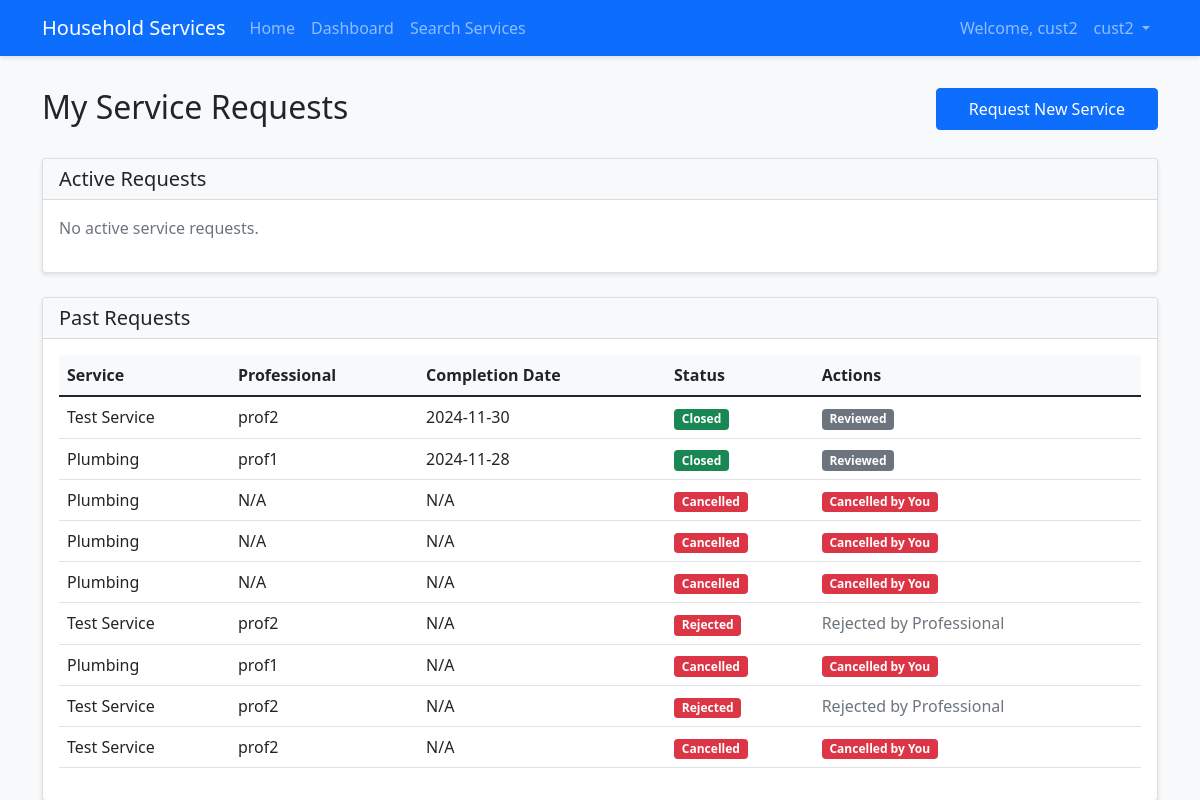
Screenshot of /customer/dashboard (signed in) with the database file from the repository.
### app/models/user.py (models this page shows, shortened)
class User(UserMixin, db.Model):
    __tablename__ = 'users'
    id = db.Column(db.Integer, primary_key=True)
    email = db.Column(db.String(120), unique=True, nullable=False)
    username = db.Column(db.String(80), unique=True, nullable=False)
    password_hash = db.Column(db.String(128))
    role = db.Column(db.String(20), nullable=False)
    date_created = db.Column(db.DateTime, default=datetime.utcnow)
    is_active = db.Column(db.Boolean, default=True)
    is_blocked = db.Column(db.Boolean, default=False)
    block_reason = db.Column(db.Text)
    blocked_at = db.Column(db.DateTime)
    warning_count = db.Column(db.Integer, default=0)
    last_warning_at = db.Column(db.DateTime)
    description = db.Column(db.Text)
    service_type_id = db.Column(db.Integer, db.ForeignKey('services.id'))
    experience = db.Column(db.Integer)
    location = db.Column(db.String(100))
    pin_code = db.Column(db.String(10))
    service_requests_customer = db.relationship('ServiceRequest',
                                              backref='customer',
                                              foreign_keys='ServiceRequest.customer_id')
    service_requests_professional = db.relationship('ServiceRequest',
                                                  backref='professional',
                                                  foreign_keys='ServiceRequest.professional_id')
    reviews_given = db.relationship('Review',
                                  foreign_keys='Review.customer_id',
                                  backref='customer')
    reviews_received = db.relationship('Review',
                                     foreign_keys='Review.professional_id',
                                     backref='professional')

### app/models/service.py (models this page shows)
class ServiceRequest(db.Model):
    __tablename__ = 'service_requests'
    id = db.Column(db.Integer, primary_key=True)
    service_id = db.Column(db.Integer, db.ForeignKey('services.id'), nullable=False)
    customer_id = db.Column(db.Integer, db.ForeignKey('users.id'), nullable=False)
    professional_id = db.Column(db.Integer, db.ForeignKey('users.id'))
    date_of_request = db.Column(db.DateTime, default=datetime.utcnow)
    preferred_date = db.Column(db.DateTime, nullable=False)
    date_of_completion = db.Column(db.DateTime)
    status = db.Column(db.String(20), default='requested')
    remarks = db.Column(db.Text)
    location = db.Column(db.String(100))
    pin_code = db.Column(db.String(10))
    service_started_at = db.Column(db.DateTime)
    service_ended_at = db.Column(db.DateTime)
    professional_location = db.Column(db.String(255))
    location_updates = db.relationship('LocationUpdate', backref='service_request')
    review = db.relationship('Review', backref='service_request', uselist=False)

class Service(db.Model):
    __tablename__ = 'services'
    id = db.Column(db.Integer, primary_key=True)
    name = db.Column(db.String(100), nullable=False)
    base_price = db.Column(db.Float, nullable=False)
    time_required = db.Column(db.Integer)
    description = db.Column(db.Text)
    date_created = db.Column(db.DateTime, default=datetime.utcnow)
    is_active = db.Column(db.Boolean, default=True)
    professionals = db.relationship('User', backref='service_type')
    service_requests = db.relationship('ServiceRequest', backref='service')

### app/views/customer.py (the view)
@bp.route('/dashboard')
@login_required
@customer_required
def dashboard():
    active_requests = ServiceRequest.query.filter_by(
        customer_id=current_user.id
    ).filter(
        ServiceRequest.status.in_(['requested', 'assigned'])
    ).order_by(ServiceRequest.date_of_request.desc()).all()
    past_requests = ServiceRequest.query.filter_by(
        customer_id=current_user.id
    ).filter(
        ServiceRequest.status.in_(['closed', 'cancelled', 'rejected'])
    ).order_by(ServiceRequest.date_of_completion.desc()).all()
    return render_template('customer/dashboard.html',
                         active_requests=active_requests,
                         past_requests=past_requests)

### app/models/user.py (called while the page is built)
@login_manager.user_loader
def load_user(id):
    return User.query.get(int(id))

### app/views/customer.py (called while the page is built)
def customer_required(f):
    @wraps(f)
    def decorated_function(*args, **kwargs):
        if not current_user.is_authenticated or current_user.role != 'customer':
            flash('You need to be a customer to access this page.')
            return redirect(url_for('main.index'))
        return f(*args, **kwargs)
    return decorated_function

### app/templates/customer/dashboard.html (shortened to what this page needs)
{% extends "base.html" %}
{% block content %}
<div class="row mb-4">
    <div class="col-md-8">
        <h2>My Service Requests</h2>
    </div>
    <div class="col-md-4 text-end">
        <a href="{{ url_for('customer.search_services') }}" class="btn btn-primary">Request New Service</a>
    </div>
</div>
<div class="row mb-4">
    <div class="col-md-12">
        <div class="card">
            <div class="card-header">
                <h5 class="mb-0">Active Requests</h5>
            </div>
            <div class="card-body">
                {% if active_requests %}
                <table class="table">
                    <thead>
                        <tr>
                            <th>Service</th>
                            <th>Professional</th>
                            <th>Date Requested</th>
                            <th>Preferred Date</th>
                            <th>Status</th>
                            <th>Actions</th>
                        </tr>
                    </thead>
                    <tbody>
                        {% for request in active_requests %}
                        <tr>
                            <td>{{ request.service.name }}</td>
                            <td>{{ request.professional.username if request.professional else 'Unassigned' }}</td>
                            <td>{{ request.date_of_request.strftime('%Y-%m-%d') if request.date_of_request else 'N/A' }}</td>
                            <td>{{ request.preferred_date.strftime('%Y-%m-%d') if request.preferred_date else 'N/A' }}</td>
                            <td>
                                <span class="badge bg-{{ {
                                    'requested': 'warning',
                                    'assigned': 'primary',
                                    'closed': 'success',
                                    'cancelled': 'danger',
                                    'rejected': 'danger'
                                }[request.status] }}">
                                    {{ request.status.title() }}
                                </span>
                            </td>
                            <td>
                                {% if request.status == 'requested' %}
                                <form method="POST" action="{{ url_for('customer.cancel_service_request', request_id=request.id) }}"
                                      class="d-inline">
                                    <input type="hidden" name="csrf_token" value="{{ csrf_token() }}">
                                    <button type="submit" class="btn btn-sm btn-danger"
                                            onclick="return confirm('Are you sure you want to cancel this request?')">
                                        Cancel
                                    </button>
                                </form>
                                {% elif request.status == 'cancelled' %}
                                <span class="badge bg-danger">Cancelled</span>
                                {% elif request.status == 'rejected' %}
                                <span class="text-muted" data-bs-toggle="tooltip" data-bs-placement="top"
                                    title="Rejection reason: {{ request.rejection_reasons[-1].reason if request.rejection_reasons else 'No reason provided' }}">
                                    <i class="fas fa-info-circle"></i> Rejected by Professional
                                </span>
                                {% elif request.status == 'assigned' %}
                                <div class="d-flex align-items-center gap-2">
                                    <button class="badge bg-primary">In Progress</button>
                                    <form method="POST" action="{{ url_for('customer.cancel_service_request', request_id=request.id) }}"
                                          class="d-inline ms-2">
                                        <input type="hidden" name="csrf_token" value="{{ csrf_token() }}">
                                        <button type="submit" class="btn btn-sm btn-danger"
                                                onclick="return confirm('Are you sure you want to cancel this assigned service? This may incur cancellation charges.')">
                                            Cancel Service
                                        </button>
                                    </form>
                                </div>
                                {% endif %}
                            </td>
                        </tr>
                        {% endfor %}
                    </tbody>
                </table>
                {% else %}
                <p class="text-muted">No active service requests.</p>
                {% endif %}
            </div>
        </div>
    </div>
</div>
<div class="row">
    <div class="col-md-12">
        <div class="card">
            <div class="card-header">
                <h5 class="mb-0">Past Requests</h5>
            </div>
            <div class="card-body">
                {% if past_requests %}
                <table class="table">
                    <thead>
                        <tr>
                            <th>Service</th>
                            <th>Professional</th>
                            <th>Completion Date</th>
                            <th>Status</th>
                            <th>Actions</th>
                        </tr>
                    </thead>
                    <tbody>
                        {% for request in past_requests %}
                        <tr>
                            <td>{{ request.service.name }}</td>
                            <td>{{ request.professional.username if request.professional else 'N/A' }}</td>
                            <td>{{ request.date_of_completion.strftime('%Y-%m-%d') if request.date_of_completion else 'N/A' }}</td>
                            <td>
                                <span class="badge bg-{{ 'success' if request.status == 'closed' else 'danger' }}">
                                    {{ request.status.title() }}
                                </span>
                            </td>
                            <td>
                                {% if request.status == 'closed' and not request.review %}
                                    <a href="{{ url_for('customer.review_service', request_id=request.id) }}"
                                       class="btn btn-sm btn-primary">Write Review</a>
                                {% elif request.review %}
                                    <span class="badge bg-secondary">Reviewed</span>
                                {% elif request.status == 'cancelled' %}
                                    <span class="badge bg-danger">Cancelled by You</span>
                                {% elif request.status == 'rejected' %}
                                    <span class="text-muted" data-bs-toggle="tooltip" data-bs-placement="top"
                                          title="Rejection reason: {{ request.rejection_reasons[-1].reason if request.rejection_reasons else 'No reason provided' }}">
                                         Rejected by Professional
                                    </span>
                                {% endif %}
                            </td>
                        </tr>
                        {% endfor %}
                    </tbody>
                </table>
                {% else %}
                <p class="text-muted">No past service requests.</p>
                {% endif %}
            </div>
        </div>
    </div>
</div>
{% endblock %}

### app/templates/base.html (shortened to what this page needs)
<!DOCTYPE html>
<html lang="en">
<head>
    <link href="https://cdn.jsdelivr.net/npm/bootstrap@5.1.3/dist/css/bootstrap.min.css" rel="stylesheet">
    <link rel="stylesheet" href="{{ url_for('static', filename='css/style.css') }}">
</head>
<body>
    <nav class="navbar navbar-expand-lg navbar-dark bg-primary">
        <div class="container">
            <a class="navbar-brand" href="{{ url_for('main.index') }}">Household Services</a>
            <div class="collapse navbar-collapse" id="navbarNav">
                <ul class="navbar-nav me-auto">
                    <li class="nav-item">
                        <a class="nav-link" href="{{ url_for('main.index') }}">Home</a>
                    </li>
                    {% if current_user.is_authenticated %}
                        {% if current_user.role == 'admin' %}
                            <li class="nav-item">
                                <a class="nav-link" href="{{ url_for('admin.dashboard') }}">Dashboard</a>
                            </li>
                            <li class="nav-item">
                                <a class="nav-link" href="{{ url_for('admin.manage_services') }}">Services</a>
                            </li>
                            <li class="nav-item">
                                <a class="nav-link" href="{{ url_for('admin.manage_users') }}">Users</a>
                            </li>
                        {% else %}
                            <li class="nav-item">
                                <a class="nav-link" href="{{ url_for('customer.dashboard') }}">Dashboard</a>
                            </li>
                            <li class="nav-item">
                                <a class="nav-link" href="{{ url_for('customer.search_services') }}">Search Services</a>
                            </li>
                        {% endif %}
                    {% endif %}
                </ul>
                <ul class="navbar-nav">
                    {% if current_user.is_authenticated %}
                        <li class="nav-item">
                            <span class="nav-link">Welcome, {{ current_user.username }}</span>
                        </li>
                        <li class="nav-item dropdown">
                            <a class="nav-link dropdown-toggle" href="#" id="userDropdown" role="button"
                               data-bs-toggle="dropdown" aria-expanded="false">
                                {{ current_user.username }}
                            </a>
                        </li>
                    {% endif %}
                </ul>
            </div>
        </div>
    </nav>
    <div class="container mt-4">
        {% block content %}{% endblock %}
    </div>
</body>
</html>

### app/static/css/style.css (style rules this page uses)
body { background-color: #f8f9fa; min-height: 100vh; }
.navbar { margin-bottom: 2rem; box-shadow: 0 2px 4px rgba(0,0,0,0.1); }
.card { box-shadow: 0 2px 4px rgba(0,0,0,0.1); }
.card-header { background-color: #f8f9fa; border-bottom: 1px solid rgba(0,0,0,0.125); }
.btn-primary { padding: 0.5rem 2rem; }
.table th { background-color: #f8f9fa; }

### rows the page displays
User: username "cust2"
ServiceRequest: service.name "Test Service", professional "prof2", date_of_completion "2024-11-30", status "Closed", shows "Reviewed"
ServiceRequest: service.name "Plumbing", professional "prof1", date_of_completion "2024-11-28", status "Closed", shows "Reviewed"
ServiceRequest: service.name "Plumbing", professional "N/A", date_of_completion "N/A", status "Cancelled", shows "Cancelled by You"
ServiceRequest: service.name "Plumbing", professional "N/A", date_of_completion "N/A", status "Cancelled", shows "Cancelled by You"
ServiceRequest: service.name "Plumbing", professional "N/A", date_of_completion "N/A", status "Cancelled", shows "Cancelled by You"
ServiceRequest: service.name "Test Service", professional "prof2", date_of_completion "N/A", status "Rejected"
ServiceRequest: service.name "Plumbing", professional "prof1", date_of_completion "N/A", status "Cancelled", shows "Cancelled by You"
ServiceRequest: service.name "Test Service", professional "prof2", date_of_completion "N/A", status "Rejected"
ServiceRequest: service.name "Test Service", professional "prof2", date_of_completion "N/A", status "Cancelled", shows "Cancelled by You"
